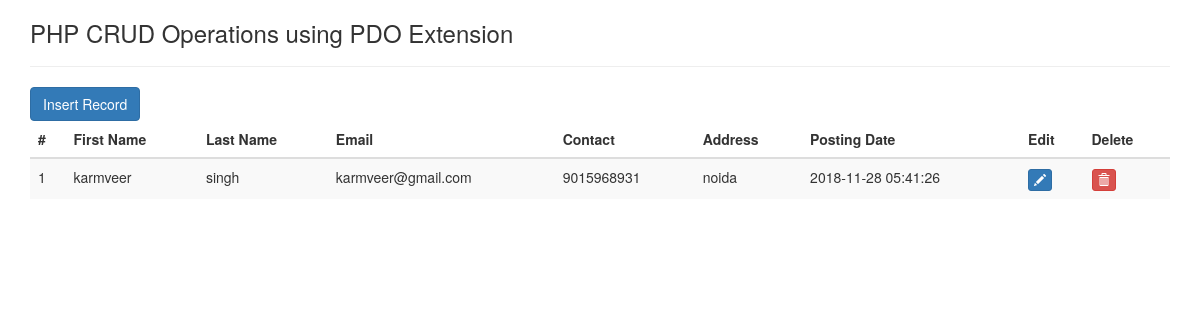
/php/pdocrud/index.php, run on the app's committed database.
### tables this page shows
CREATE TABLE `tblusers` (
  `id` int(11) NOT NULL,
  `FirstName` varchar(150) NOT NULL,
  `LastName` varchar(150) NOT NULL,
  `EmailId` varchar(120) NOT NULL,
  `ContactNumber` char(11) NOT NULL,
  `Address` varchar(255) NOT NULL,
  `PostingDate` timestamp NOT NULL DEFAULT CURRENT_TIMESTAMP
);

### php/pdocrud/index.php (the view, shortened to what this page needs)
<?php
require_once'dbconfig.php';
?>
<!DOCTYPE html>
<html lang="en">
<head>
    <link href="https://maxcdn.bootstrapcdn.com/bootstrap/3.3.0/css/bootstrap.min.css" rel="stylesheet">
</head>
<body>
<div class="container">
<div class="row">
<div class="col-md-12">
<h3>PHP CRUD Operations using PDO Extension</h3> <hr />
<a href="insert.php"><button class="btn btn-primary"> Insert Record</button></a>
<div class="table-responsive">
<table id="mytable" class="table table-bordred table-striped">
<thead>
<th>#</th>
<th>First Name</th>
<th>Last Name</th>
<th>Email</th>
<th>Contact</th>
<th>Address</th>
<th>Posting Date</th>
<th>Edit</th>
<th>Delete</th>
</thead>
<tbody>
<?php
$sql = "SELECT FirstName,LastName,EmailId,ContactNumber,Address,PostingDate,id from tblusers";
$query = $dbh->prepare($sql);
$query->execute();
$results=$query->fetchAll(PDO::FETCH_OBJ);
$cnt=1;
if($query->rowCount() > 0)
{
foreach($results as $result)
{
?>
    <tr>
    <td><?php echo htmlentities($cnt);?></td>
    <td><?php echo htmlentities($result->FirstName);?></td>
    <td><?php echo htmlentities($result->LastName);?></td>
    <td><?php echo htmlentities($result->EmailId);?></td>
    <td><?php echo htmlentities($result->ContactNumber);?></td>
    <td><?php echo htmlentities($result->Address);?></td>
    <td><?php echo htmlentities($result->PostingDate);?></td>
    <td><a href="update.php?id=<?php echo htmlentities($result->id);?>"><button class="btn btn-primary btn-xs"><span class="glyphicon glyphicon-pencil"></span></button></a></td>
    <td><a href="index.php?del=<?php echo htmlentities($result->id);?>"><button class="btn btn-danger btn-xs" onClick="return confirm('Do you really want to delete');"><span class="glyphicon glyphicon-trash"></span></button></a></td>
    </tr>
<?php
$cnt++;
}} ?>
</tbody>
</table>
</div>
</div>
</div>
</div>
</body>
</html>

### data on the page
tblusers: FirstName "karmveer", LastName "singh", EmailId "karmveer@gmail.com", ContactNumber "9015968931", Address "noida", PostingDate "2018-11-28 05:41:26"
